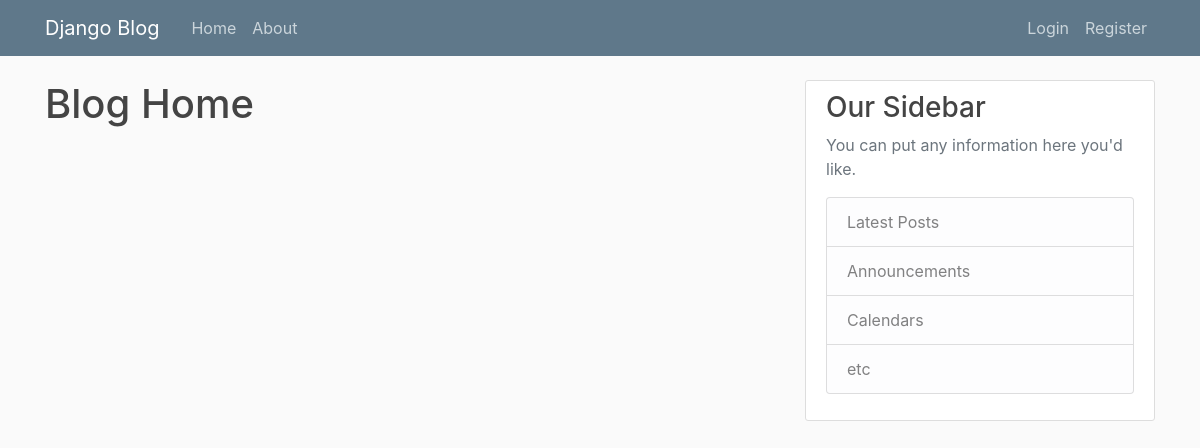
/, run on an earlier commit of the app's database.
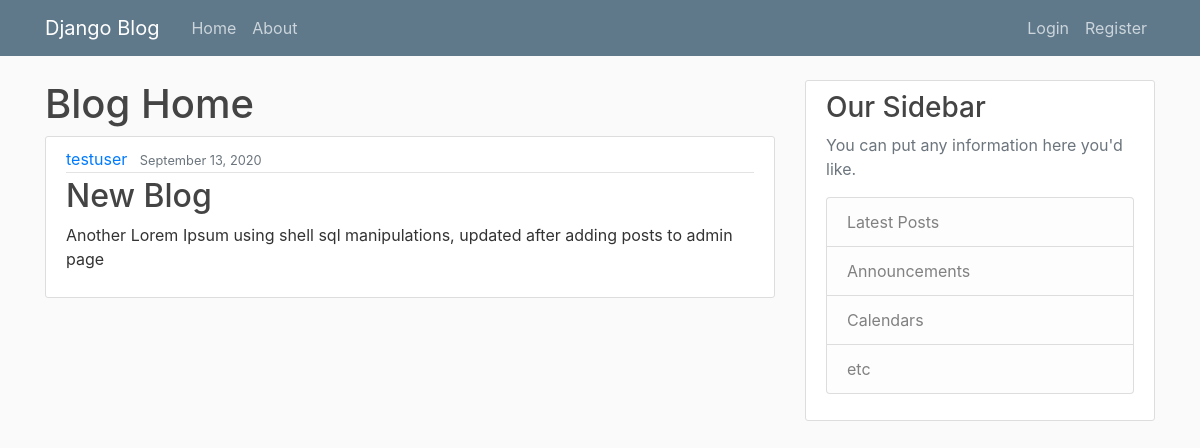
And on a later commit of the database.
### blog/models.py (models this page shows, shortened)
class Post(models.Model):
    title = models.CharField(max_length=100)
    content = models.TextField() #unrestricted length
    date_posted = models.DateTimeField(default=timezone.now) # while creating new instance update date time
    author = models.ForeignKey(User, on_delete=models.CASCADE) #user deleted, auto deletes posts

### blog/views.py (the view)
# urls.py: path('', views.home, name = 'blog-home'),
def home (request):
    context = {
        'posts': Post.objects.all()
    }
    return render(request,'blog/home.html', context)

### blog/templates/blog/home.html
{% extends 'blog/base.html' %}
{% block content %}
    <h1> Blog Home </h1>
    {% for post in posts %}
    <article class="media content-section">
        <div class="media-body">
            <div class="article-metadata">
                <a class="mr-2" href="#">{{ post.author }}</a>
                <small class="text-muted">{{ post.date_posted|date:"F d, Y" }}</small>
            </div>
            <h2><a class="article-title" href="#">{{ post.title }}</a></h2>
            <p class="article-content">{{ post.content }}</p>
        </div>
    </article>
    {% endfor %}
{% endblock %}

### blog/templates/blog/base.html (shortened to what this page needs)
{% load static %}
<!DOCTYPE html>
<html>
<head>
    <link rel="stylesheet" href="https://maxcdn.bootstrapcdn.com/bootstrap/4.0.0/css/bootstrap.min.css"
>
    <link rel="stylesheet" type="text/css" href="{% static 'blog/main.css' %}">
</head>
<body>
    <header class="site-header">
        <nav class="navbar navbar-expand-md navbar-dark bg-steel fixed-top">
            <div class="container">
                <a class="navbar-brand mr-4" href="{% url 'blog-home' %}">Django Blog</a>
                <div class="collapse navbar-collapse" id="navbarToggle">
                    <div class="navbar-nav mr-auto">
                        <a class="nav-item nav-link" href="{% url 'blog-home' %}">Home</a>
                        <a class="nav-item nav-link" href="{% url 'blog-about' %}">About</a>
                    </div>
                    <div class="navbar-nav">
                        {% if user.is_authenticated %}
                            <a class="nav-item nav-link" href="{% url 'logout' %}">Log Out</a>
                            <a class="nav-item nav-link" href="{% url 'profile' %}">Profile</a>
                        {% else %}
                            <a class="nav-item nav-link" href="{% url 'login' %}">Login</a>
                            <a class="nav-item nav-link" href="{% url 'register' %}">Register</a>
                        {% endif %}
                    </div>
                </div>
            </div>
        </nav>
    </header>
    <main role="main" class="container">
        <div class="row">
            <div class="col-md-8">
                {% block content %}{% endblock %}
            </div>
            <div class="col-md-4">
                <div class="content-section">
                    <h3>Our Sidebar</h3>
                    <p class='text-muted'>You can put any information here you'd like.
                    <ul class="list-group">
                        <li class="list-group-item list-group-item-light">Latest Posts</li>
                        <li class="list-group-item list-group-item-light">Announcements</li>
                        <li class="list-group-item list-group-item-light">Calendars</li>
                        <li class="list-group-item list-group-item-light">etc</li>
                    </ul>
                    </p>
                </div>
            </div>
        </div>
    </main>
</body>
</html>

### blog/static/blog/main.css (style rules this page uses)
body { background: #fafafa; color: #333333; margin-top: 5rem; }
h1, h2, h3, h4, h5, h6 { color: #444444; }
ul { margin: 0; }
.bg-steel { background-color: #5f788a; }
.site-header .navbar-nav .nav-link { color: #cbd5db; }
.content-section { background: #ffffff; padding: 10px 20px; border: 1px solid #dddddd; border-radius: 3px; margin-bottom: 20px; }
.article-title { color: #444444; }
.article-content { white-space: pre-line; }
.article-metadata { padding-bottom: 1px; margin-bottom: 4px; border-bottom: 1px solid #e3e3e3 }

What changed in the data, as far as the page shows it:
added Post: author "testuser", date_posted "September 13, 2020", title "New Blog", content "Another Lorem Ipsum using shell sql manipulations, updated after adding posts to admin page"
